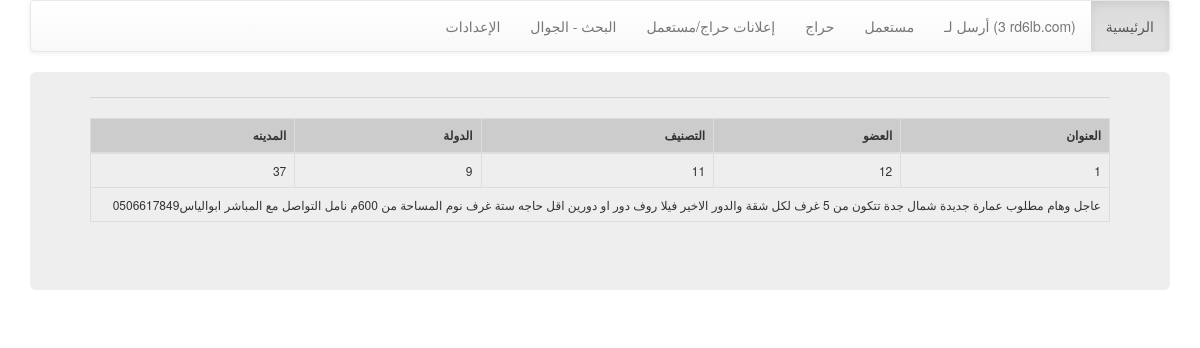
The app's page /Tell/v_20140430/ad_v.php?id=1 with its own data.
### tables this page shows
CREATE TABLE IF NOT EXISTS `adds` (
  `ID` int(11) NOT NULL AUTO_INCREMENT,
  `Name` text,
  `Address` text,
  `Type` int(11) DEFAULT NULL,
  `Details` text,
  `Active` int(11) DEFAULT NULL,
  `MemberID` int(11) DEFAULT NULL,
  `AddKey` text,
  `Date` bigint(20) DEFAULT NULL,
  `CommentCount` int(11) DEFAULT '0',
  `VisitCount` int(11) DEFAULT '0',
  `ClassID` int(11) DEFAULT NULL,
  `CountryID` int(11) DEFAULT NULL,
  `CityID` int(11) DEFAULT NULL,
  `SellType` int(11) DEFAULT NULL,
  `Special` int(11) DEFAULT NULL,
  `ActDate` bigint(20) DEFAULT NULL,
  `delreq` int(11) DEFAULT '0',
  `Activeold` int(11) DEFAULT '0',
  `Authorized` tinyint(1) NOT NULL,
  `Price` int(11) NOT NULL,
  `Currency` varchar(255) NOT NULL,
  `HidePhone` tinyint(1) NOT NULL,
  `Params` text NOT NULL,
  `Album` text NOT NULL,
  `twitter` tinyint(1) NOT NULL,
  `sms` tinyint(1) NOT NULL,
  `m_mobile` varchar(25) NOT NULL,
  `m_name` varchar(50) NOT NULL,
  `mb_sms` text NOT NULL,
  `smsTime` varchar(25) NOT NULL,
  PRIMARY KEY (`ID`)
);

### Tell/v_20140430/ad_v.php (the view, shortened to what this page needs)
<!DOCTYPE html>
<html>
<head>
<link rel="stylesheet" href="http://netdna.bootstrapcdn.com/bootstrap/3.0.3/css/bootstrap.min.css">
<link rel="stylesheet" href="http://netdna.bootstrapcdn.com/bootstrap/3.0.3/css/bootstrap-theme.min.css">
</head>
<body>
    <div class="container">
     <?php include_once('nav.php'); ?>
      <div class="jumbotron">
		<hr/>
<?php
require_once("config.php");
			if(isset($_GET["id"])) {
						$result = $mysqli->query("SELECT * FROM `adds` WHERE ID =".$_GET["id"]) or die(mysql_error());
						echo "<table class='table table-bordered'>
								<thead>
									  <th>العنوان</th>
									  <th>العضو</th>
									  <th>التصنيف</th>
									  <th>الدولة</th>
									  <th>المدينه</th>
								 </thead>
								<tbody>";
					if (mysqli_num_rows($result) > 0 ) {
							$row = $result->fetch_assoc();
								echo"<tr><td>".$row['ID']."</td><td>".
								$row['MemberID']."</td><td>".
								$row['ClassID']."</td><td>".
								$row['CountryID']."</td><td>".
								$row['CityID']."</td></tr><tr><td colspan='5'>".
								$row['Details']."</td></tr>";
					} else
						$rows .="NO RESULTS";
					echo "</tbody></table>";
			}
		?>
      </div>
    </div>
</body>
</html>

### Tell/v_20140430/ad_v.php (style rules this page uses)
.jumbotron { padding-top: 5px; font-size:12px; }
.jumbotron form input[type='text'],table { direction : rtl; }
table th { text-align:right; background:#ccc; }

### records on screen
adds: ID "1", MemberID "12", ClassID "11", CountryID "9", CityID "37", Details "عاجل وهام مطلوب عمارة جديدة شمال جدة تتكون من 5 غرف لكل شقة والدور الاخير فيلا روف دور او دورين اقل حاجه ستة غرف نوم المساحة من 600م نامل التواصل مع المباشر ابوالياس0506617849"
